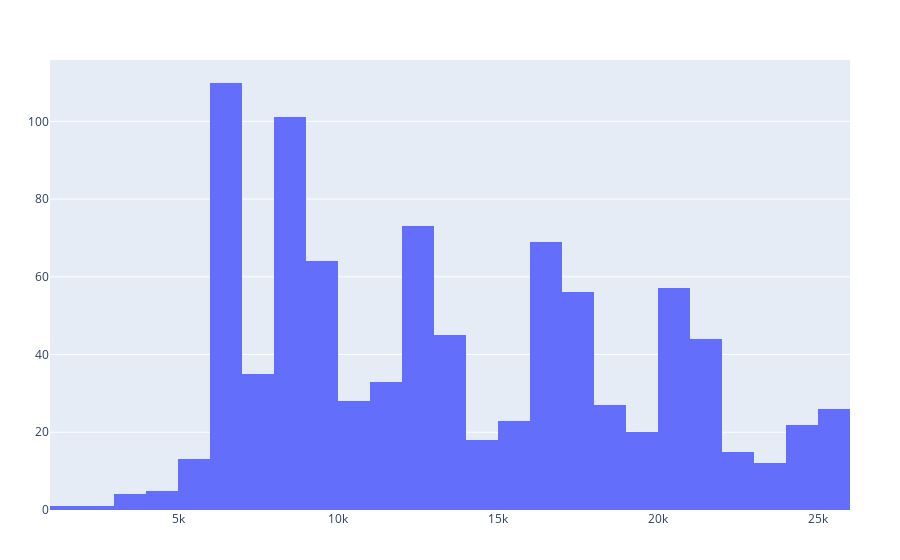
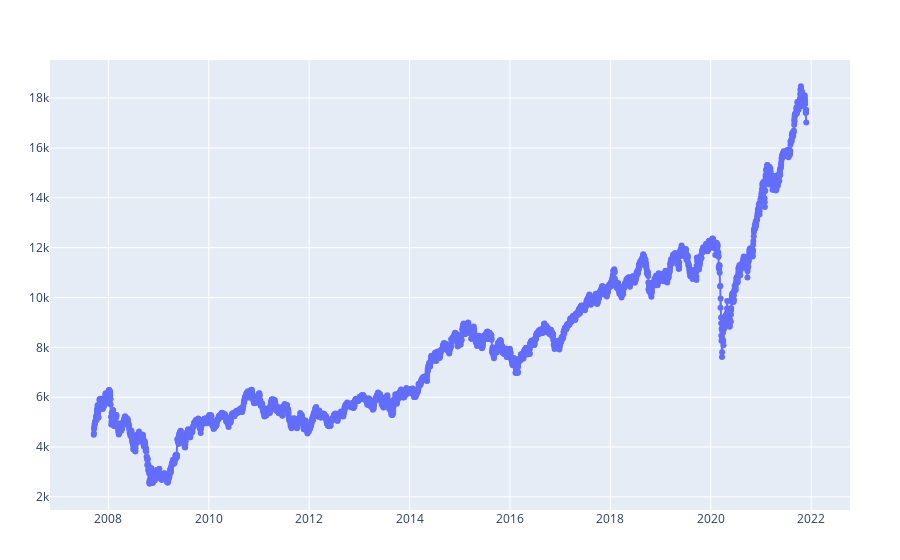

The notebook cell these images were saved under, in order:
### Code cell
function oneRun(rateThreshold::Float64, investDays::Int, redeemDays::Int, ll::FastList{Int}, 
        tradingDays::AbstractVector{Int}, prices::AbstractVector{Float64})
    days::Int = investDays+redeemDays
    wallet::Float64 = 0.0;
    amount = 1000.0;
    
    daysKept::Int = 0;
    minWallet = 0;
    
    reset!(ll)
    
    for i::Int in 1:days
        for node in ll
            dayBought::Int = node.data
            daysHeld::Int = tradingDays[i] - tradingDays[dayBought]
            net_today::Float64 = net_today_f(amount, prices[dayBought], prices[i], daysHeld)
            rate::Float64 = r(amount, net_today, daysHeld/365.0)
            if rate > rateThreshold || i==days
                wallet += net_today
                daysKept = max(daysKept, daysHeld);
                del(ll, node)
            end
        end
        if i <= investDays
            wallet -= amount
            push!(ll, i)
        end
        minWallet = min(wallet, minWallet)
    end
#     return minWallet
    return wallet
end

# tls is thread local storage
function simulateMulti(tls::Vector{Tls}, d::Dict{String, Point})
    runs::Int = 5000
    investDays = 365*1; redeemDays=365*6; 
    
    days = investDays + redeemDays; 
    results = Vector{Float64}(undef, runs)
      
    rateThreshold::Float64 = .05; μ=meanNifty; σ=stdNifty;
    
    prices=d["^NSEI"].prices;
    tradingDays = d["^NSEI"].intDates;
    
    wallets = Vector{Float64}(undef, 0)
    bad_days = Vector{Int}(undef, 0)
    lk = Threads.SpinLock()
    
    @views Threads.@threads  for start in 1:length(tradingDays) - days - 10
        myTls::Tls = tls[Threads.threadid()]
        pprices = prices[start:end];
        ddates = tradingDays[start:end];

        wallet = oneRun(rateThreshold, investDays, redeemDays, myTls.ll, ddates, pprices);
        lock(lk) do
            push!(wallets, wallet);
            if wallet < 0
                push!(bad_days, start)
            end
        end
    end
#     sort!(negativeDays)
#     println(negativeDays)
#     y = nquantile(wallets, 100)
#     x = collect(1:101)
#     doplot(x, y)
    display( plot([histogram(x=wallets)]))
    dates, prices, intDates = d["^NSEI"].dates, d["^NSEI"].prices, d["^NSEI"].intDates
    trace1 = scatter(x=dates, y=prices,
                        mode="lines+markers",
                        name="nifty 50")
    trace2 = scatter(x=dates[bad_days], y=prices[bad_days],
                        mode="markers",
                        name="start times where the returns are negative")
    add = investDays + redeemDays
    trace3 = scatter(x=dates[bad_days.+investDays], y=prices[bad_days.+investDays],
                        mode="markers",
        name="invest time of the start times")
    trace4 = scatter(x=dates[bad_days.+add], y=prices[bad_days.+add],
                        mode="markers",
        name="invest and redeem time of the start times")

    display(plot([trace1, trace2, trace3, trace4]))#     plot(1:101, nquantile(wallets, 100))
#fuck
end
# tls is thread local storage
function simulateWeinerMulti(tls::Vector{Tls})
    runs::Int = 1000
    investDays = 365*3; redeemDays=365; 
    
    days = investDays + redeemDays; 
    results = Vector{Float64}(undef, 0)
    
    
    rateThreshold::Float64 = .4; μ=.1; σ=.3;
    
    prices=Vector{Float64}(undef, days);
    tradingDays = collect(1:days)
    
    lk = Threads.SpinLock()

    Threads.@threads for run::Int in 1:runs
        tid = Threads.threadid()
        myTls = tls[tid]
        brk = false
        weiner(days, μ, σ, myTls.prices, myTls.ϕ, myTls.dist)
        reset!(myTls.ll)
        result = oneRun(rateThreshold, investDays, redeemDays, myTls.ll, tradingDays, myTls.prices)
        lock(lk) do
            push!(results, result)
        end
    end
    display( plot([histogram(x=results)]))
end
# @time simulateWeinerMulti(tls)
@time simulateMulti(tls, d)

### Figure 1 — Plotly figure (JSON) as saved in the notebook; plotly's stock layout.template omitted (floating-point values rounded to 4 significant figures; data arrays with more than 128 entries replaced by an {"elided": "..."} marker saying what was removed)
{"data": [{"type": "histogram", "x": {"elided": "902 float values"}}], "layout": {"autosize": true, "margin": {"b": 50, "l": 50, "r": 50, "t": 60}, "xaxis": {"autorange": true, "range": [1000, 26000], "type": "linear"}, "yaxis": {"autorange": true, "range": [0, 115.8]}}}

### Figure 2 — Plotly figure (JSON) as saved in the notebook; plotly's stock layout.template omitted (floating-point values rounded to 4 significant figures; data arrays with more than 128 entries replaced by an {"elided": "..."} marker saying what was removed)
{"data": [{"mode": "lines+markers", "name": "nifty 50", "type": "scatter", "x": {"elided": "3467 str values"}, "y": {"elided": "3467 float values"}}, {"mode": "markers", "name": "start times where the returns are negative", "type": "scatter", "x": [], "y": []}, {"mode": "markers", "name": "invest time of the start times", "type": "scatter", "x": [], "y": []}, {"mode": "markers", "name": "invest and redeem time of the start times", "type": "scatter", "x": [], "y": []}], "layout": {"autosize": true, "margin": {"b": 50, "l": 50, "r": 50, "t": 60}, "xaxis": {"autorange": true, "range": ["2006-11-08 13:14:34.0238", "2022-10-04 10:45:25.9762"], "type": "date"}, "yaxis": {"autorange": true, "range": [1415.0, 19590.0], "type": "linear"}}}
